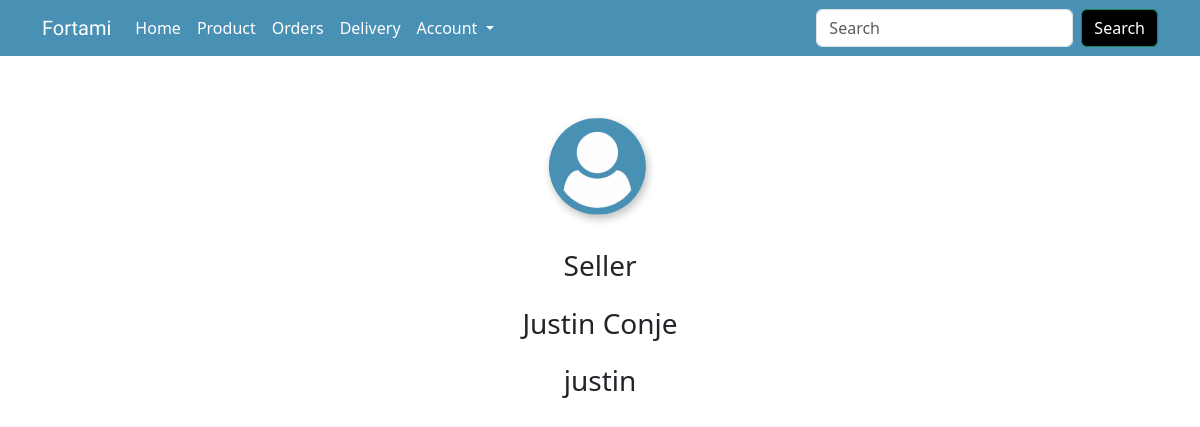
Page /profile.php (signed in) on the committed database.
### tables this page shows
CREATE TABLE `user` (
  `user_id` int(20) NOT NULL,
  `user_type` varchar(6) NOT NULL,
  `profile_pic` varchar(50) DEFAULT NULL,
  `user_fName` varchar(50) NOT NULL,
  `user_lName` varchar(50) NOT NULL,
  `user_email` varchar(50) NOT NULL,
  `user_userName` varchar(50) NOT NULL,
  `user_password` varchar(255) NOT NULL
);

### backend.php (called while the page is built, shortened)
<?php
    class Backend{
      public $host = 'localhost';
      public $user = 'root';
      public $pass = '';
      public $db = 'fortami';
      public $con;
      function __construct(){
        $this->con = new mysqli($this->host,$this->user,$this->pass,$this->db) or die("Connection Error!");
      }
      function usersearch($id){
        $query = "SELECT * FROM user WHERE user_id = $id";
        $result = $this->con->query($query);
          if ($result) {
            return $result;
          }
      }
    }
?>

### profile.php (the view, shortened to what this page needs)
<?php
    include 'backend.php';
    if (isset( $_SESSION['role'])) {
        if ($_SESSION['role'] == 'Seller') {
            include 'sellerheader.php';
        }
        else {
            include 'buyerheader.php';
        }
    }
    else {
        echo "<script>alert('Please Login First!');
        window.location.href = 'login.php';
        </script>";
    }
    $backend = new Backend;
    $list = $backend->usersearch($_SESSION['id']);
?>
<!DOCTYPE html>
<html lang="en">
<head>
</head>
<body>
<div class="container d-flex justify-content-center align-items-center">
        <div class="row g-3 p-5 w-50 text-center">
            <?php
                if ($list->num_rows > 0) {
                    foreach($list as $row){
            ?>
            <div class="col-12">
            <img src="./src/userlogoblue.png" class="rounded mx-auto d-block" alt="...">
            </div>
            <div class="col-12">
                <h3><?=$row['user_type'];?></h3>
            </div>
            <div class="col-12">
                <h3><?=$row['user_fName']." ".$row['user_lName'];?></h3>
            </div>
            <div class="col-12">
                <h3><?=$row['user_userName'];?></h3>
            </div>
            <?php
                }
            }
            ?>
        </div>
    </div>
</body>
</html>

### rows in the picture
user: user_type "Seller", user_fName "Justin", user_lName "Conje", user_userName "justin"
